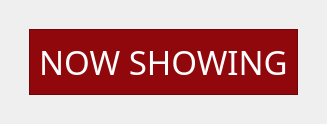
            <widget class="QWidget" name="widget_MovieShowing" native="true">
             <property name="minimumSize">
              <size>
               <width>0</width>
               <height>0</height>
              </size>
             </property>
             <property name="maximumSize">
              <size>
               <width>16777215</width>
               <height>1200</height>
              </size>
             </property>
             <property name="styleSheet">
              <string notr="true"/>
             </property>
             <layout class="QVBoxLayout" name="verticalLayout_3">
              <item>
               <widget class="QWidget" name="widget_37" native="true">
                <layout class="QVBoxLayout" name="verticalLayout_4">
                 <item>
                  <widget class="QWidget" name="widget_39" native="true">
                   <property name="minimumSize">
                    <size>
                     <width>0</width>
                     <height>0</height>
                    </size>
                   </property>
                   <layout class="QVBoxLayout" name="verticalLayout_52">
                    <item alignment="Qt::AlignTop">
                     <widget class="QFrame" name="frame_63">
                      <property name="font">
                       <font>
                        <pointsize>12</pointsize>
                        <weight>75</weight>
                        <bold>true</bold>
                       </font>
                      </property>
                      <property name="styleSheet">
                       <string notr="true">background-color:rgb(145, 8, 12);</string>
                      </property>
                      <property name="frameShape">
                       <enum>QFrame::StyledPanel</enum>
                      </property>
                      <property name="frameShadow">
                       <enum>QFrame::Raised</enum>
                      </property>
                      <layout class="QVBoxLayout" name="verticalLayout_20">
                       <item alignment="Qt::AlignHCenter">
                        <widget class="QLabel" name="label_88">
                         <property name="font">
                          <font>
                           <family>Segoe UI Black</family>
                           <pointsize>25</pointsize>
                           <weight>10</weight>
                           <italic>false</italic>
                           <bold>false</bold>
                          </font>
                         </property>
                         <property name="styleSheet">
                          <string notr="true">font: 87 25pt &quot;Segoe UI Black&quot;;
color: rgb(254, 254, 255);</string>
                         </property>
                         <property name="text">
                          <string>NOW SHOWING</string>
                         </property>
                        </widget>
                       </item>
                      </layout>
                     </widget>
                    </item>
                   </layout>
                  </widget>
                 </item>
                </layout>
               </widget>
              </item>
             </layout>
            </widget>
